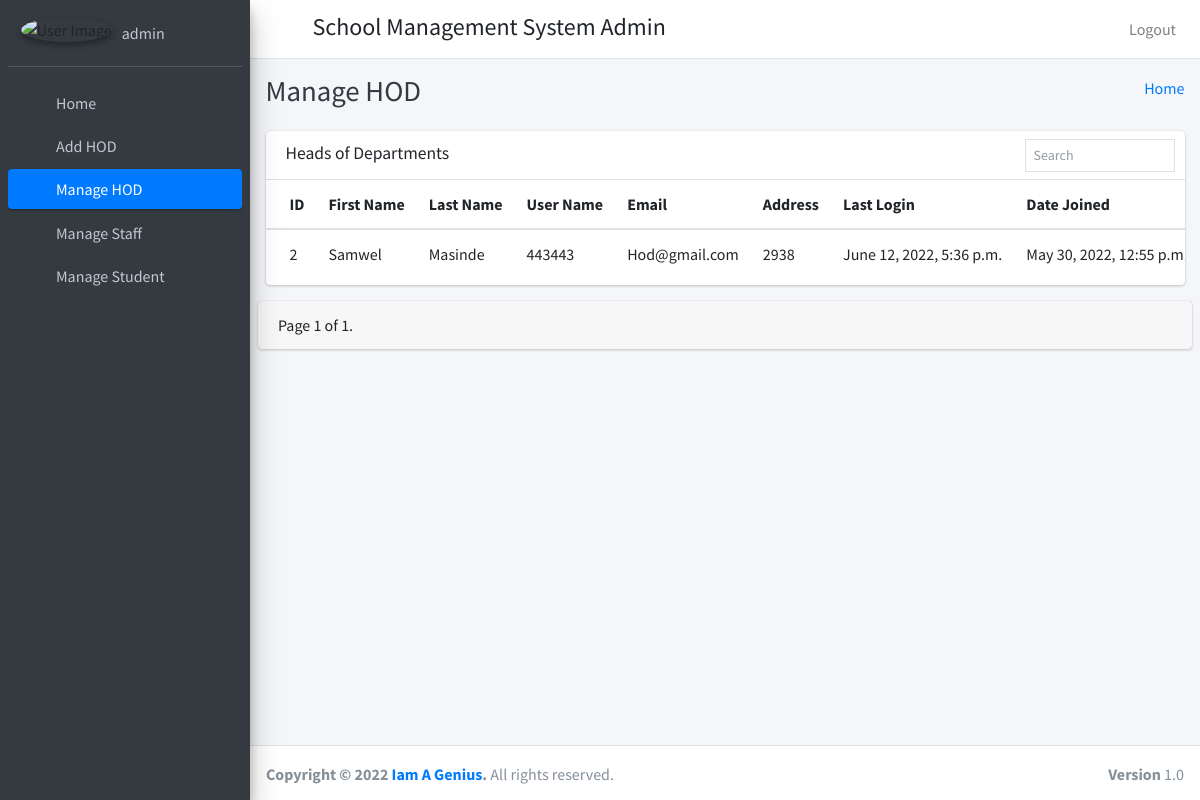
The app's page /manage_hod (signed in), older data.
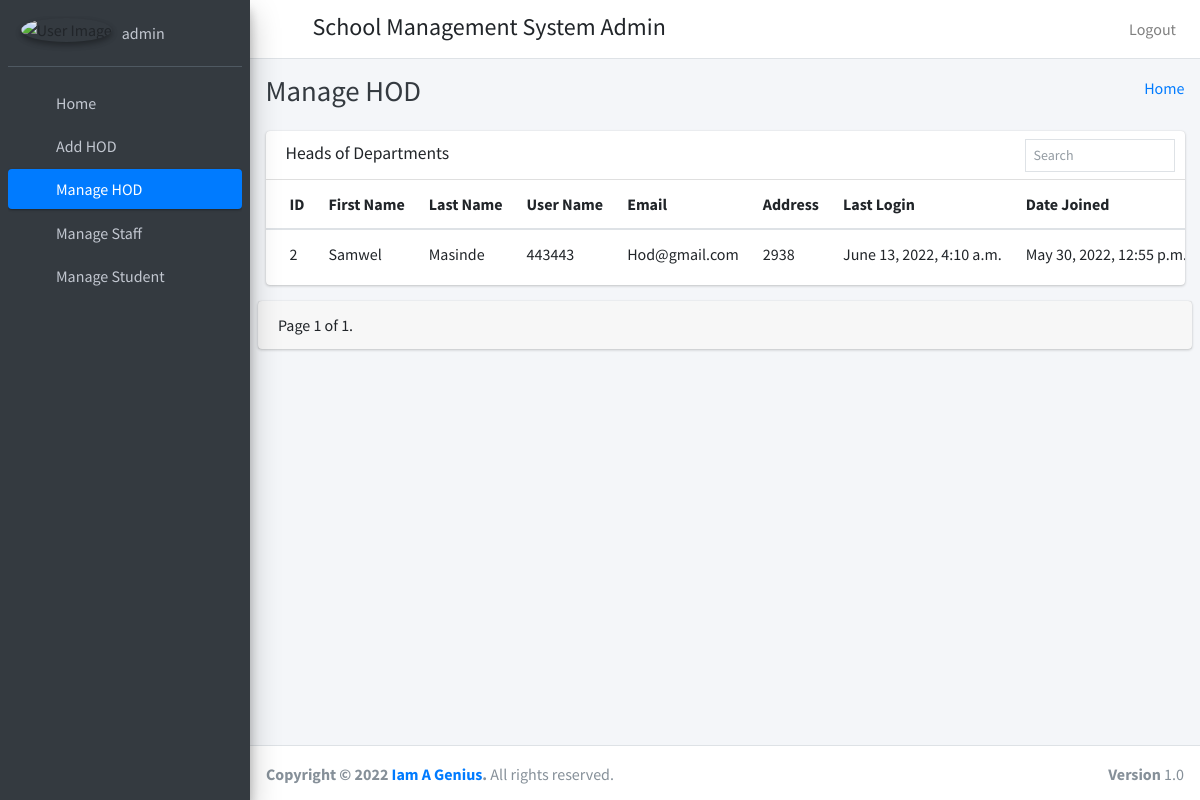
The same page, newer data.
### Student/models.py (models this page shows)
class hod(models.Model):
    id = models.AutoField(primary_key=True)
    admin = models.OneToOneField(CustomUser, on_delete=models.CASCADE)
    address = models.TextField()
    created_at = models.DateTimeField(auto_now_add=True)
    updated_at = models.DateTimeField(auto_now_add=True)
    objects=models.Manager()

class CustomUser(AbstractUser):
    user_type_data=((1,"HOD"),(3,"staff"),(4,"student"),(2,"admin"))
    user_type= models.CharField(default=1, choices=user_type_data,max_length=10)

### Student/admin_views.py (the view)
# urls.py: path('manage_hod',admin_views.manage_hod,name="manage_hod"),
def manage_hod(request):
    HOD = hod.objects.all()
    Myfilter = HodFilter(request.GET, queryset=HOD)
    HOD=Myfilter.qs
    paginator = Paginator(HOD, 10)
    page = request.GET.get('page', 1)
    page_obj = paginator.get_page(page)
    page_range = paginator.get_elided_page_range(number=page, on_each_side=3, on_ends=2)
    try:
        HOD = paginator.page(page)
    except PageNotAnInteger:
        HOD = paginator.page(1)
    except EmptyPage:
        HOD = paginator.page(paginator.num_pages)
    context={
        'HOD':HOD,
        'Myfilter':Myfilter.form,
        'page_obj':page_obj,
        'page_range':page_range
    }
    return render(request,'admin_template/manage_hod.html',context)

### templates/admin_template/manage_hod.html (shortened to what this page needs)
{% extends 'admin_template/base.html' %}
{% block page_title %} Manage HOD {% endblock page_title %}
{% load static %}
{% load i18n %}
{% block main_content %}
<section class="content" xmlns="http://www.w3.org/1999/html">
    <div class="container-fluid">
       <div class="row">
          <div class="col-12">
            <div class="card">
              <div class="card-header">
                <h3 class="card-title">Heads of Departments</h3>
                <div class="card-tools">
                    <form method="get" class="form-inline">
                      <div class="input-group input-group-sm border" style="width: 150px;">
                        {{Myfilter.admin__username }}
                        <div class="input-group-append">
                          <button class="btn" type="submit">
                            <i class="fas fa-search"></i>
                          </button>
                        </div>
                      </div>
                    </form>
                </div>
              </div>
              <div class="card-body table-responsive p-0">
                <table class="table table-hover text-nowrap">
                  <thead>
                    <tr>
                      <th>ID</th>
                      <th>First Name</th>
                      <th>Last Name</th>
                      <th>User Name</th>
                      <th>Email</th>
                      <th>Address</th>
                      <th>Last Login</th>
                      <th>Date Joined</th>
                    </tr>
                  </thead>
                  <tbody>
                  {% for Hod in HOD %}
                    <tr>
                      <td>{{ Hod.admin.id }}</td>
                      <td>{{ Hod.admin.first_name }}</td>
                      <td>{{ Hod.admin.last_name }}</td>
                      <td>{{ Hod.admin.username }}</td>
                      <td>{{ Hod.admin.email }}</td>
                      <td>{{ Hod.address }}</td>
                      <td>{{ Hod.admin.last_login }}</td>
                      <td>{{ Hod.admin.date_joined }}</td>
                    </tr>
                  {% endfor %}
                  </tbody>
                </table>
              </div>
            </div>
          </div>
        </div>
      </div>
      <div class="card">
           <div class="card-footer">
              <div class="row">
                  <div class="col-lg-6">
                      <div class="pagination">
                          <span class="step-links">
                              <span class="current">
                                   Page  {{ page_obj.number }}  of  {{ page_obj.paginator.num_pages }}.
                              </span>
                          </span>
                      </div>
                  </div>
                  <div class="col-lg-6">
                  </div>
              </div>
          </div>
      </div>
</section>
{% endblock main_content %}

Row changes from the older to the newer data that the page shows:
changed through a linked row, hod "Samwel": admin.last_login "June 12, 2022, 5:36 p.m." → "June 13, 2022, 4:10 a.m."
